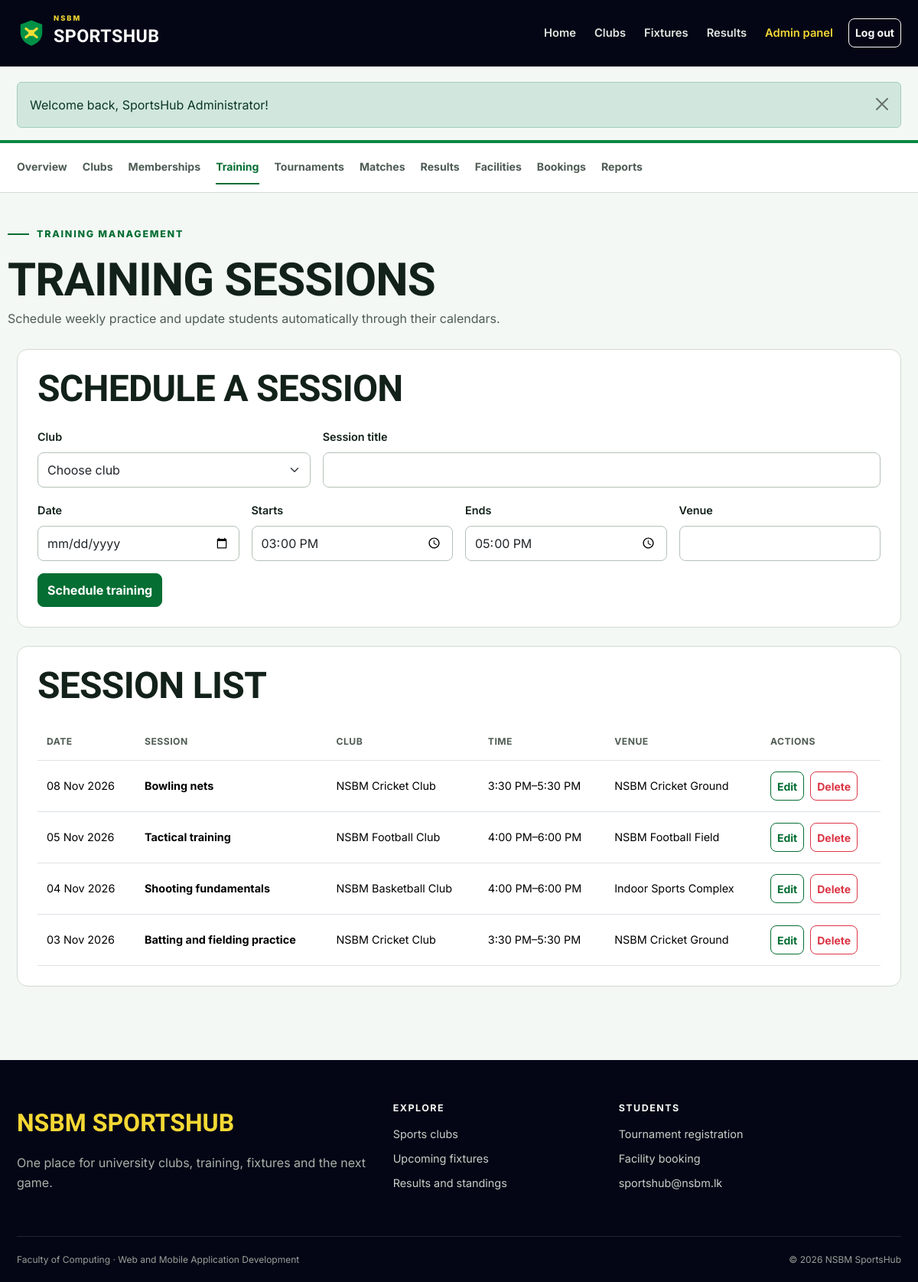
Screenshot of /admin/sessions.php (signed in) with the database file from the repository.
### tables this page shows
CREATE TABLE training_sessions (
    id INT UNSIGNED AUTO_INCREMENT PRIMARY KEY,
    club_id INT UNSIGNED NOT NULL,
    title VARCHAR(120) NOT NULL,
    session_date DATE NOT NULL,
    start_time TIME NOT NULL,
    end_time TIME NOT NULL,
    venue VARCHAR(120) NOT NULL,
    created_at TIMESTAMP DEFAULT CURRENT_TIMESTAMP,
    FOREIGN KEY (club_id) REFERENCES clubs(id) ON DELETE CASCADE
);

CREATE TABLE clubs (
    id INT UNSIGNED AUTO_INCREMENT PRIMARY KEY,
    name VARCHAR(100) NOT NULL UNIQUE,
    sport VARCHAR(80) NOT NULL,
    description TEXT NOT NULL,
    coach_name VARCHAR(100) NOT NULL,
    meeting_day VARCHAR(20) NOT NULL,
    location VARCHAR(120) NOT NULL,
    max_members SMALLINT UNSIGNED NOT NULL DEFAULT 30,
    status ENUM('active', 'inactive') NOT NULL DEFAULT 'active',
    created_at TIMESTAMP DEFAULT CURRENT_TIMESTAMP
);

### includes/functions.php (called while the page is built, shortened)
<?php
function e(?string $value): string
{
    return htmlspecialchars($value ?? '', ENT_QUOTES, 'UTF-8');
}
function url(string $path = ''): string
{
    return BASE_PATH . '/' . ltrim($path, '/');
}
function fetch_all(string $sql, array $params = []): array
{
    $statement = db()->prepare($sql);
    $statement->execute($params);
    return $statement->fetchAll();
}
function format_date(?string $date, string $format = 'd M Y'): string
{
    return $date ? date($format, strtotime($date)) : 'Not set';
}
function format_time(?string $time): string
{
    return $time ? date('g:i A', strtotime($time)) : 'Not set';
}

### config/database.php (called while the page is built)
<?php
function db(): PDO
{
    static $pdo = null;
    if ($pdo === null) {
        $host = getenv('DB_HOST') ?: '127.0.0.1';
        $port = getenv('DB_PORT') ?: '3306';
        $name = getenv('DB_NAME') ?: 'sportshub3_db';
        $user = getenv('DB_USER') ?: 'root';
        $pass = getenv('DB_PASS') ?: '';
        $dsn = "mysql:host=$host;port=$port;dbname=$name;charset=utf8mb4";
        $pdo = new PDO($dsn, $user, $pass, [
            PDO::ATTR_ERRMODE => PDO::ERRMODE_EXCEPTION,
            PDO::ATTR_DEFAULT_FETCH_MODE => PDO::FETCH_ASSOC,
            PDO::ATTR_EMULATE_PREPARES => false,
        ]);
    }
    return $pdo;
}

### admin/sessions.php (the view, shortened to what this page needs)
<?php
$values = ['id' => '', 'club_id' => '', 'title' => '', 'session_date' => '', 'start_time' => '15:00', 'end_time' => '17:00', 'venue' => ''];
$sessions = fetch_all('SELECT s.*, c.name AS club_name FROM training_sessions s JOIN clubs c ON c.id=s.club_id ORDER BY s.session_date DESC, s.start_time DESC');
include __DIR__ . '/../includes/header.php';
include __DIR__ . '/../includes/admin_nav.php';
?>
<div class="container dashboard-head"><span class="section-kicker">Training management</span><h1>Training sessions</h1><p>Schedule weekly practice and update students automatically through their calendars.</p></div>
<div class="container dashboard-content">
<section class="content-panel"><div class="page-title-row"><h2><?= $values['id'] ? 'Edit session' : 'Schedule a session' ?></h2><?php if ($values['id']): ?><a class="link-arrow" href="<?= e(url('admin/sessions.php')) ?>">Cancel editing</a><?php endif; ?></div><?php if ($errors): ?><div class="alert alert-danger"><ul class="mb-0"><?php foreach ($errors as $error): ?><li><?= e($error) ?></li><?php endforeach; ?></ul></div><?php endif; ?><form method="post" class="needs-validation" novalidate><?= csrf_field() ?><input type="hidden" name="action" value="save"><input type="hidden" name="id" value="<?= e($values['id']) ?>"><div class="row g-3"><div class="col-md-4"><label class="form-label" for="club_id">Club</label><select class="form-select" id="club_id" name="club_id" required><option value="">Choose club</option><?php foreach ($clubs as $club): ?><option value="<?= $club['id'] ?>" <?= $values['club_id'] == $club['id'] ? 'selected' : '' ?>><?= e($club['name']) ?></option><?php endforeach; ?></select></div><div class="col-md-8"><label class="form-label" for="title">Session title</label><input class="form-control" id="title" name="title" value="<?= e($values['title']) ?>" required></div><div class="col-md-3"><label class="form-label" for="session_date">Date</label><input class="form-control" type="date" id="session_date" name="session_date" value="<?= e($values['session_date']) ?>" required></div><div class="col-md-3"><label class="form-label" for="start_time">Starts</label><input class="form-control" type="time" id="start_time" name="start_time" value="<?= e($values['start_time']) ?>" required></div><div class="col-md-3"><label class="form-label" for="end_time">Ends</label><input class="form-control" type="time" id="end_time" name="end_time" value="<?= e($values['end_time']) ?>" required></div><div class="col-md-3"><label class="form-label" for="venue">Venue</label><input class="form-control" id="venue" name="venue" value="<?= e($values['venue']) ?>" required></div><div class="col-12"><button class="btn btn-sport" type="submit"><?= $values['id'] ? 'Save changes' : 'Schedule training' ?></button></div></div></form></section>
<section class="content-panel"><h2 class="mb-4">Session list</h2><?php if ($sessions): ?><div class="table-responsive"><table class="table"><thead><tr><th>Date</th><th>Session</th><th>Club</th><th>Time</th><th>Venue</th><th>Actions</th></tr></thead><tbody><?php foreach ($sessions as $session): ?><tr><td><?= format_date($session['session_date']) ?></td><td><strong><?= e($session['title']) ?></strong></td><td><?= e($session['club_name']) ?></td><td><?= format_time($session['start_time']) ?>–<?= format_time($session['end_time']) ?></td><td><?= e($session['venue']) ?></td><td><div class="table-actions"><a class="btn btn-sm btn-outline-sport" href="<?= e(url('admin/sessions.php?edit=' . $session['id'])) ?>">Edit</a><form method="post"><?= csrf_field() ?><input type="hidden" name="action" value="delete"><input type="hidden" name="id" value="<?= $session['id'] ?>"><button class="btn btn-sm btn-outline-danger" type="submit" data-confirm="Delete this training session?">Delete</button></form></div></td></tr><?php endforeach; ?></tbody></table></div><?php else: ?><p>No training sessions have been scheduled.</p><?php endif; ?></section>
</div>
<?php include __DIR__ . '/../includes/footer.php'; ?>

### assets/css/style.css (style rules this page uses)
:root { --navy-950: oklch(0.13 0.035 275); --navy-900: oklch(0.18 0.04 275); --navy-800: oklch(0.24 0.045 275); --green-600: oklch(0.55 0.145 151); --green-700: oklch(0.47 0.125 151); --green-800: oklch(0.40 0.105 151); --yellow-400: oklch(0.88 0.17 99); --paper-50: oklch(0.975 0.008 150); --paper-100: oklch(0.945 0.012 150); --ink-900: oklch(0.23 0.025 160); --ink-600: oklch(0.46 0.02 160); --page-bg: var(--paper-50); --page-text: var(--ink-900); --muted-text: var(--ink-600); --brand: var(--green-700); --brand-hover: var(--green-800); --highlight: var(--yellow-400); --dark-surface: var(--navy-950); --line: oklch(0.88 0.015 150); --radius-sm: 8px; --radius-md: 14px; --radius-lg: 22px; --shadow: 0 12px 32px oklch(0.2 0.025 160 / 0.08); }
* { box-sizing: border-box; }
html { scroll-behavior: smooth; }
body { min-height: 100dvh; margin: 0; background: var(--page-bg); color: var(--page-text); font-family: "Inter", sans-serif; font-size: 16px; line-height: 1.65; }
a { color: var(--brand); text-underline-offset: 3px; }
button, a, input, select, textarea { transition: color 180ms ease-out, background-color 180ms ease-out, border-color 180ms ease-out, transform 180ms ease-out; }
h1, h2, h3, h4, .display-font { font-family: "Barlow Condensed", sans-serif; font-weight: 700; line-height: 1.05; letter-spacing: -0.015em; }
h1 { font-size: clamp(2.5rem, 6vw, 4.8rem); }
h2 { font-size: clamp(2rem, 4vw, 3rem); }
p { max-width: 72ch; }
.container { max-width: 1180px; }
.btn { min-height: 44px; display: inline-flex; align-items: center; justify-content: center; gap: 8px; font-weight: 700; border-radius: var(--radius-sm); }
.btn-sm { min-height: 38px; }
.btn-sport { background: var(--brand); border-color: var(--brand); color: #fff; }
.btn-outline-sport { color: var(--brand); border-color: var(--brand); }
.hero-kicker, .section-kicker { display: inline-flex; align-items: center; gap: 10px; margin-bottom: 18px; color: var(--brand); font-size: 0.78rem; font-weight: 800; letter-spacing: 0.14em; text-transform: uppercase; }
.hero-kicker::before, .section-kicker::before { content: ""; width: 28px; height: 2px; background: currentColor; }
.page-title-row { display: flex; flex-wrap: wrap; justify-content: space-between; align-items: center; gap: 16px; margin-bottom: 24px; }
.page-title-row h1, .page-title-row h2 { margin: 0; }
.content-panel { padding: 26px; margin-bottom: 24px; background: #fff; border: 1px solid var(--line); border-radius: var(--radius-md); }
.content-panel h2, .content-panel h3 { text-transform: uppercase; }
.form-control, .form-select { min-height: 46px; border-radius: var(--radius-sm); border-color: oklch(0.8 0.02 150); }
.form-label { font-weight: 600; font-size: 0.9rem; }
.dashboard-head { padding: 36px 0 26px; }
.dashboard-head h1 { margin: 0; font-size: clamp(2.5rem, 5vw, 3.8rem); text-transform: uppercase; }
.dashboard-head p { margin: 6px 0 0; color: var(--muted-text); }
.dashboard-content { padding-bottom: 72px; }
.table { margin-bottom: 0; vertical-align: middle; }
.table > :not(caption) > * > * { padding: 14px 12px; }
.table thead th { color: var(--muted-text); font-size: 0.76rem; letter-spacing: 0.04em; text-transform: uppercase; white-space: nowrap; }
.table tbody td { font-size: 0.9rem; }
.table-actions { display: flex; flex-wrap: wrap; gap: 8px; }
.table-actions form { margin: 0; }

### rows the page displays
training_sessions: session_date "08 Nov 2026", title "Bowling nets", club.name "NSBM Cricket Club", start_time "3:30 PM", end_time "5:30 PM", venue "NSBM Cricket Ground"
training_sessions: session_date "05 Nov 2026", title "Tactical training", club.name "NSBM Football Club", start_time "4:00 PM", end_time "6:00 PM", venue "NSBM Football Field"
training_sessions: session_date "04 Nov 2026", title "Shooting fundamentals", club.name "NSBM Basketball Club", start_time "4:00 PM", end_time "6:00 PM", venue "Indoor Sports Complex"
training_sessions: session_date "03 Nov 2026", title "Batting and fielding practice", club.name "NSBM Cricket Club", start_time "3:30 PM", end_time "5:30 PM", venue "NSBM Cricket Ground"

### other values shown
$message['message'] "Welcome back, SportsHub Administrator!"
